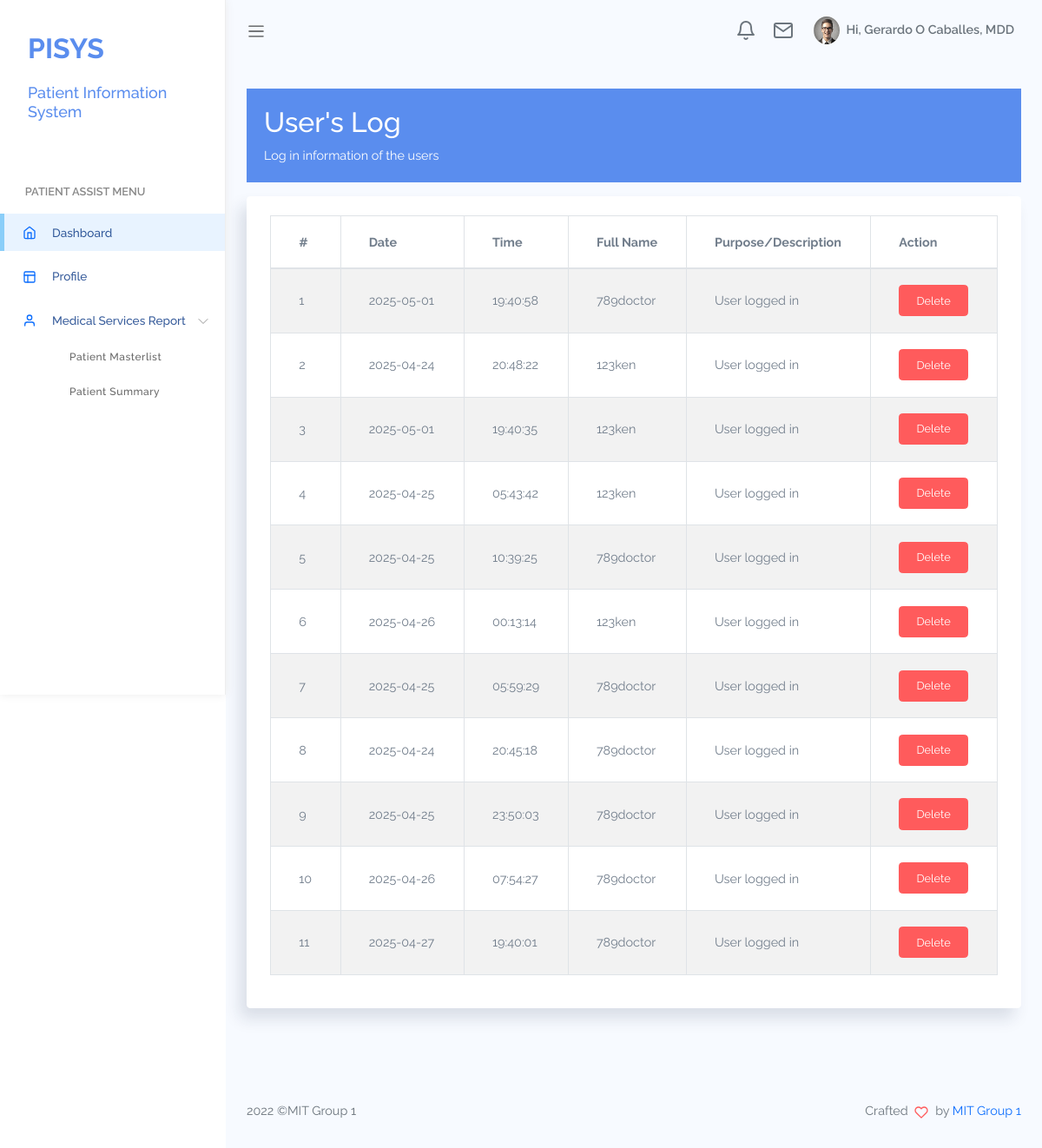
The app's page /users-log.php (signed in) with its own data.
### tables this page shows
CREATE TABLE `tbl_emp_and_doctor` (
  `employee_id` varchar(50) NOT NULL,
  `lastname` varchar(20) NOT NULL,
  `firstname` varchar(20) NOT NULL,
  `middle` varchar(20) NOT NULL,
  `designation` varchar(100) NOT NULL,
  `gender` varchar(20) NOT NULL,
  `address` varchar(30) NOT NULL,
  `status` varchar(30) NOT NULL
);

CREATE TABLE `users_log` (
  `log_id` varchar(50) NOT NULL,
  `date_log` date NOT NULL,
  `time_log` time NOT NULL,
  `action_made` text NOT NULL,
  `status` varchar(20) NOT NULL,
  `user_id` varchar(50) NOT NULL
);

### std-pages-template/log-table.php (the view, shortened to what this page needs)
<div class="table-responsive">
	<table id="logTable" class="table table-bordered table-striped">
		<thead>
			<tr>
				<th>#</th>
				<th>Date</th>
				<th>Time</th>
				<th>Full Name</th>
				<th>Purpose/Description</th>
				<th>Action</th>
			</tr>
		</thead>
		<tbody>
			<?php
			$db = new PDODatabase;
			$sql = "SELECT ul.*, CONCAT(e.firstname, ' ', e.middle, ' ', e.lastname) AS fullname
                    FROM users_log AS ul
                    LEFT OUTER JOIN tbl_users AS u ON ul.user_id = u.user_id
                    LEFT OUTER JOIN tbl_emp_and_doctor AS e ON e.employee_id = u.employee_id;";
			$output = '';
			$result = $db->prepare($sql);
			$result->execute(array());
			for ($i = 0; $row = $result->fetch(); $i++) {
				$j = $i + 1;
				$output .= '<tr>
                    <td>' . $j . '</td>
                    <td class="font-weight-600">' . $row[1] . '</td>
                    <td>' . $row[2] . '</td>
                    <td>' . $row[5] . '</td>
                    <td>' . $row[3] . '</td>
                    <td>
                        <a href="#" class="btn btn-danger btn-sm" onclick="DeleteLog(&#39;' . $row[0] . '&#39;);">Delete</a>
                    </td>
                </tr>';
			}
			echo $output;
			?>
		</tbody>
	</table>
</div>

### nav.php (shortened to what this page needs)
<div id="sidebar" class='active'>
    <div class="sidebar-wrapper active">
        <div class="sidebar-header">
            <p class="title text-primary">PISYS </p>
            <h2 class="text-primary" style="font-size:large; margin:0%;padding:0%;margin-bottom: 0%;">Patient
                Information System</h2>
        </div>
        <div class="sidebar-menu">
            <ul class="menu">
                <li class='sidebar-title'>Patient Assist Menu</li>
                <?php
                if ($_SESSION['user_level'] == "Doctor" || $_SESSION['user_level'] == "Administrator") {
                    echo '<li class="sidebar-item active ">
                <a href="dashboard_main.php" class="sidebar-link">
                    <i data-feather="home" width="20"></i>
                    <span>Dashboard</span>
                </a>
            </li>
			<li class="sidebar-item ">
					<a href="profile.php" class="sidebar-link">
						<i data-feather="layout" width="20"></i>
						<span>Profile</span>
					</a>
				</li>
            </li>';
                }
                if ($_SESSION['user_level'] == "Doctor") {
                    echo '<li class="sidebar-item" style="display:none;">
					<a href="calendar.php" class="sidebar-link">
						<i data-feather="layout" width="20"></i>
						<span>Calendar Schedule</span>
					</a>
				</li>
                <li class="sidebar-item  has-sub">
                    <a href="#" class="sidebar-link">
                        <svg xmlns="http://www.w3.org/2000/svg" width="20" height="24" viewBox="0 0 24 24" fill="none" stroke="currentColor" stroke-width="2" stroke-linecap="round" stroke-linejoin="round" class="feather feather-user"><path d="M20 21v-2a4 4 0 0 0-4-4H8a4 4 0 0 0-4 4v2"></path><circle cx="12" cy="7" r="4"></circle></svg>
                        <span>Medical Services Report</span>
                    </a>
                    <ul class="submenu active">
                        <li>
                            <a href="patient-masterlist.php"">Patient Masterlist</a>
                        </li>
                        <li>
                            <a href="patient-summary.php">Patient Summary</a>
                        </li>
                        ';
                }
                ?>
            </ul>
        </div>
    </div>
</div>
<nav class="navbar navbar-header navbar-expand navbar-light">
    <a class="sidebar-toggler" href="#"><span class="navbar-toggler-icon"></span></a>
    <div class="collapse navbar-collapse" id="navbarSupportedContent">
        <ul class="navbar-nav d-flex align-items-center navbar-light ml-auto">
            <li class="dropdown nav-icon">
                <a href="#" data-toggle="dropdown" class="nav-link  dropdown-toggle nav-link-lg nav-link-user">
                    <div class="d-lg-inline-block">
                        <i data-feather="bell"></i>
                    </div>
                </a>
            </li>
            <li class="dropdown nav-icon mr-2">
                <a href="#" data-toggle="dropdown" class="nav-link  dropdown-toggle nav-link-lg nav-link-user">
                    <div class="d-lg-inline-block">
                        <i data-feather="mail"></i>
                    </div>
                </a>
            </li>
            <li class="dropdown">
                <a href="#" data-toggle="dropdown" class="nav-link dropdown-toggle nav-link-lg nav-link-user">
                    <div class="avatar mr-1">
                        <img src="assets/images/avatar/avatar-s-1.png" alt="" srcset="">
                    </div>
                    <div class="d-none d-md-block d-lg-inline-block">Hi, <?php echo $fullname; ?></div>
                </a>
            </li>
        </ul>
    </div>
</nav>

### assets/css/app.css (style rules this page uses)
* { font-family: "Raleway"; }
a { text-decoration: none; outline: 0; }
svg.feather, i { font-size: 14px; height: 1rem; }
.avatar { display: inline-flex; border-radius: 50%; text-align: center; vertical-align: middle; position: relative; }
.avatar img { width: 32px; height: 32px; border-radius: 50%; }
.btn.btn-danger { color: #fff; }
.dropdown-toggle:after { color: #fff; }
#sidebar.active .sidebar-wrapper { left: 0; }
.sidebar-wrapper { width: 260px; height: 100vh; position: fixed; top: 0; z-index: 10; background-color: #fff; bottom: 0; border-right: 1px solid #eee; box-shadow: 0 0 10px #ececec; left: -260px; transition: left 0.6s ease-out; }
.sidebar-wrapper .sidebar-header { padding: 2rem 2rem 1rem; font-size: 2rem; font-weight: bold; }
.sidebar-wrapper .menu { padding-left: 0; margin-top: 2rem; }
.sidebar-wrapper .menu .sidebar-title { padding: 1.5rem 1.8rem 0.5rem; font-size: 0.8rem; font-weight: 600; color: #888; text-transform: uppercase; }
.sidebar-wrapper .menu .sidebar-link { display: block; padding: 0.7rem 1.5rem; font-size: 0.85rem; display: flex; align-items: center; transition: all 0.5s; }
.sidebar-wrapper .menu .sidebar-link > span { color: #053382; font-weight: 500; margin-left: 1rem; opacity: 0.8; }
.sidebar-wrapper .menu .sidebar-item { list-style: none; margin-top: 0.5rem; position: relative; }
.sidebar-wrapper .menu .sidebar-item.has-sub .sidebar-link:after { position: absolute; color: #ccc; right: 15px; top: 12px; display: block; }
.sidebar-wrapper .menu .sidebar-item.active .sidebar-link { background-color: #e8f3ff; }
.sidebar-wrapper .menu .sidebar-item.active .sidebar-link:before { content: ""; position: absolute; left: 0; height: 100%; top: 0; bottom: 0; background-color: rgba(46, 170, 244, 0.5); width: 5px; }
.sidebar-wrapper .menu .submenu { list-style: none; max-height: 0; transition: max-height 0.5s ease-out; overflow: hidden; }
.sidebar-wrapper .menu .submenu.active { max-height: 500px; }
.sidebar-wrapper .menu .submenu li a { padding: 0.7rem 3rem; display: block; color: #676767; font-size: 0.75rem; font-weight: 500; letter-spacing: 0.5px; transition: all 0.2s; }
.navbar { height: 70px; padding: 1.5rem; }
.navbar .nav-link-user img { width: 30px; }
.navbar.navbar-header li { display: flex; align-items: center; }
.navbar.navbar-header li.nav-icon { margin-right: 0.4rem; }
.navbar.navbar-header li.nav-icon .nav-link { display: block; padding: 0.4rem; border-radius: 50%; }
.navbar.navbar-header .dropdown > a { color: #6c757d; font-weight: 600; }
.navbar.navbar-header .dropdown > a svg { height: 24px; width: 24px; }
.navbar.navbar-header .dropdown > a:after { display: none; }
.table td, .dataTable-table td, .table thead th, .dataTable-table thead th { vertical-align: middle; }
.table thead th, .dataTable-table thead th { border-bottom: 2px solid #475F7B; }

### records on screen
tbl_emp_and_doctor: fullname "Gerardo O Caballes, MDD"
users_log: j "1", date_log "2025-05-01", time_log "19:40:58", user "789doctor", action_made "User logged in"
users_log: j "2", date_log "2025-04-24", time_log "20:48:22", user "123ken", action_made "User logged in"
users_log: j "3", date_log "2025-05-01", time_log "19:40:35", user "123ken", action_made "User logged in"
users_log: j "4", date_log "2025-04-25", time_log "05:43:42", user "123ken", action_made "User logged in"
users_log: j "5", date_log "2025-04-25", time_log "10:39:25", user "789doctor", action_made "User logged in"
users_log: j "6", date_log "2025-04-26", time_log "00:13:14", user "123ken", action_made "User logged in"
users_log: j "7", date_log "2025-04-25", time_log "05:59:29", user "789doctor", action_made "User logged in"
users_log: j "8", date_log "2025-04-24", time_log "20:45:18", user "789doctor", action_made "User logged in"
users_log: j "9", date_log "2025-04-25", time_log "23:50:03", user "789doctor", action_made "User logged in"
users_log: j "10", date_log "2025-04-26", time_log "07:54:27", user "789doctor", action_made "User logged in"
users_log: j "11", date_log "2025-04-27", time_log "19:40:01", user "789doctor", action_made "User logged in"
